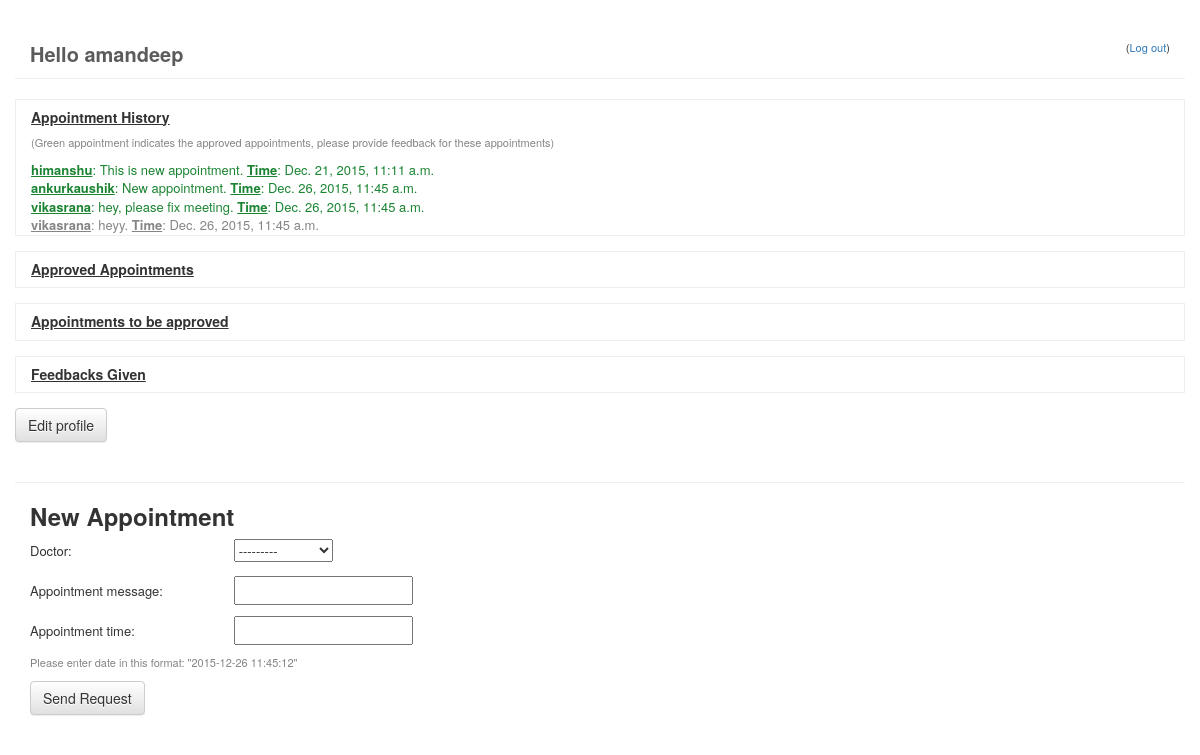
Page /patient/ (signed in) on the earlier database version.
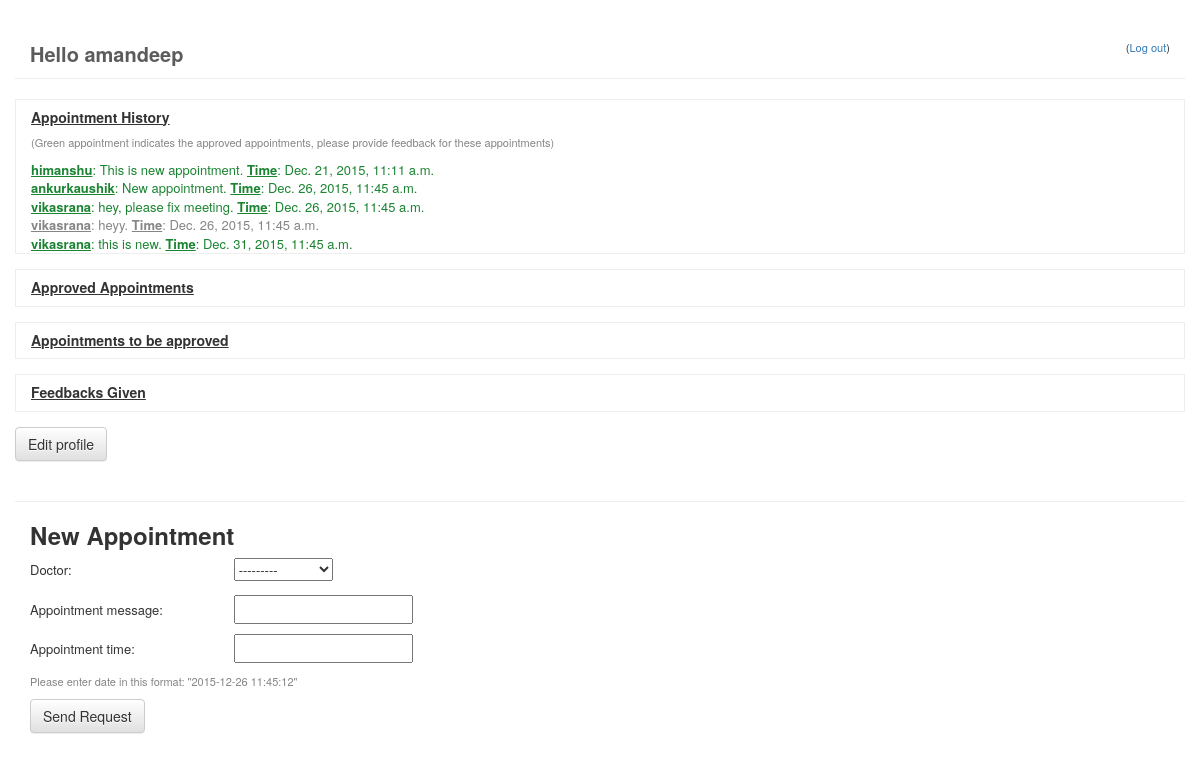
Same page on the later database version.
### doctor/models.py (models this page shows, shortened)
class Appointment(models.Model):
    doctor = models.ForeignKey(Doctor, related_name='doctor_dropdown')
    patient = models.ForeignKey(Account)
    appointment_message = models.CharField(max_length=500)
    appointment_time = models.DateTimeField(
            blank=True, null=True)
    approved_status = models.CharField(max_length=8, default='pending', editable=True)
    request_date = models.DateTimeField(
            blank=True, null=True)

class Doctor(models.Model):
    name = models.OneToOneField(Account)
    specialities = models.ManyToManyField(Speciality)
    def __str__(self):
        return str(self.name)

class Account(models.Model):
    user = models.OneToOneField(User)
    first_name = models.CharField(max_length=50)
    last_name = models.CharField(max_length=50)
    address = models.CharField(max_length=200)
    email = models.EmailField()
    def __str__(self):
        return self.user.username

### doctor/views.py (the view)
# urls.py: url(r'^patient/$', 'doctor.views.patient', name='patient_page'),
@login_required
def patient(request):
    user = str(request.user)
    user_object = User.objects.get(username = user)
    account_object = Account.objects.get(user = user_object)
    appointment_history = Appointment.objects.filter(patient=account_object)
    fo = str(timezone.now())[:19]
    approved_appointments = Appointment.objects.filter(patient=account_object, approved_status='approved', appointment_time__gte=fo)
    pending_appointments = Appointment.objects.filter(patient=account_object, approved_status='pending', appointment_time__gte=fo)
    feedbacks_given = Feedback.objects.filter(patient=account_object)
    if request.method == "POST":
       form = AppointmentForm(request.POST)
       if form.is_valid():
           post = form.save(commit=False)
           post.patient = account_object
           post.request_date = timezone.now()
           post.save()
           return HttpResponseRedirect('/')
    else:
        form = AppointmentForm()
    return render(request, 'patient.html', {'form': form, 'appointment_history': appointment_history, 'approved_appointments': approved_appointments,  'pending_appointments': pending_appointments, 'feedbacks_given': feedbacks_given})

### doctor/forms.py
class AppointmentForm(forms.ModelForm):
    appointment_time = forms.DateTimeField(input_formats=['%Y-%m-%d %H:%M:%S'])
    class Meta:
        model = Appointment
        fields = ('doctor', 'appointment_message', 'appointment_time')

### doctor/templates/patient.html (shortened to what this page needs)
{% extends 'base.html' %}
{% block content %}
<div id="patient-page" class="container-fluid">
  <div class="container appointment-history">
    <h5><b><u>Appointment History</u></b></h5>
    <p class="suggestion">(Green appointment indicates the approved appointments, please provide feedback for these appointments)</p>
    {% for appointment in appointment_history %}
      {% if appointment.approved_status == 'approved' %}
      <div class="appointment-approved">
        <a href="{% url 'feedback_page' pk=appointment.pk %}"><b><u>{{ appointment.doctor }}</u></b>: {{ appointment.appointment_message }}. <b><u>Time</u></b>: {{ appointment.appointment_time }}</a>
      {% else %}
      <div class="appointment">
        <b><u>{{ appointment.doctor }}</u></b>: {{ appointment.appointment_message }}. <b><u>Time</u></b>: {{ appointment.appointment_time }}
      {% endif %}
      </div>
    {% endfor %}
  </div>
  <div class="container approved-appointments">
    <h5><b><u>Approved Appointments</u></b></h5>
  </div>
  <div class="container approved-appointments">
    <h5><b><u>Appointments to be approved</u></b></h5>
  </div>
  <div class="container feedbacks-given">
    <h5><b><u>Feedbacks Given</u></b></h5>
  </div>
  <div class="container edit-profile">
    <a href="#" class="btn btn-default" role="button">Edit profile</a>
  </div>
  <div class="container new-appointment">
    <h3><b>New Appointment</b></h3>
    <form method="POST" class="appointment-form">{% csrf_token %}
        {{ form.as_p }}
        <p class="suggestion">Please enter date in this format: "2015-12-26 11:45:12"</p>
        <button type="submit" class="save btn btn-default">Send Request</button>
    </form>
  </div>
</div>
{% endblock %}

Differences in the rows shown:
added Appointment: doctor "vikasrana", appointment_message "this is new", appointment_time "Dec. 31, 2015, 11:45 a.m."
